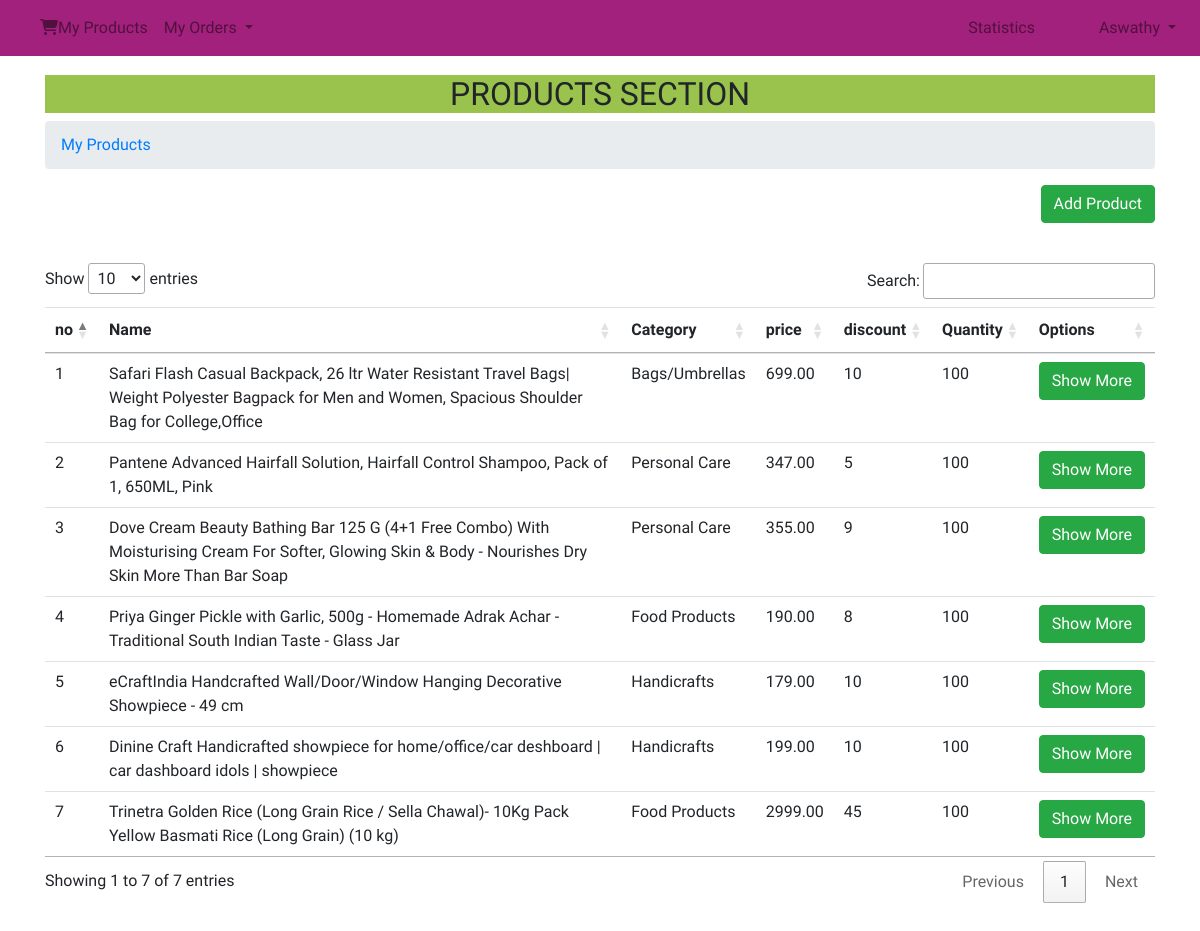
The page /seller-products.php (signed in) on the database its author committed.
### tables this page shows
CREATE TABLE IF NOT EXISTS `users` (
  `user_id` varchar(14) NOT NULL,
  `user_name` varchar(50) NOT NULL,
  `email` varchar(50) NOT NULL,
  `mobile` bigint(10) NOT NULL,
  `password` varchar(30) NOT NULL,
  `user_type` varchar(1) NOT NULL,
  `verified` varchar(1) NOT NULL DEFAULT 'N',
  `created` bigint(10) NOT NULL,
  UNIQUE KEY `user_id` (`user_id`)
);

CREATE TABLE IF NOT EXISTS `products` (
  `product_id` varchar(14) NOT NULL,
  `seller_id` varchar(14) NOT NULL,
  `category_id` varchar(14) NOT NULL,
  `name` varchar(150) NOT NULL,
  `description` varchar(500) NOT NULL,
  `quantity` int(3) NOT NULL,
  `mrp` float(7,2) NOT NULL,
  `discount` int(2) NOT NULL,
  `tax_slab` int(2) NOT NULL,
  UNIQUE KEY `product_id` (`product_id`)
);

CREATE TABLE IF NOT EXISTS `category` (
  `category_id` varchar(14) NOT NULL,
  `name` varchar(50) NOT NULL,
  `parent_id` varchar(14) DEFAULT NULL,
  UNIQUE KEY `category_id` (`category_id`)
);

### universal-codes.php (called while the page is built, shortened)
<?php
if(isset($_SESSION['user_id'])){
    $user_name = usernameFromUserid($_SESSION['user_id']);
    $user_type = $_SESSION["user_type"];
    $user_id = $_SESSION["user_id"];
    $logged = "Y";
    }
?>

### functions.php (called while the page is built, shortened)
<?php
function usernameFromUserid($user_id)
{
    include "dbconnect.php";
    $sql = "SELECT user_name FROM users WHERE user_id='$user_id'";
    $result = mysqli_query($con, $sql);
    if(mysqli_num_rows($result)>0){
        $row = mysqli_fetch_assoc($result);
        $user_name = $row["user_name"];
    }
    return $user_name ;
}
function categoryNameFromCategoryId($category_id)
{
    include "dbconnect.php";
    $sql = "SELECT name FROM category WHERE category_id='$category_id'";
    $result = mysqli_query($con, $sql);
    if(mysqli_num_rows($result)>0){
        $row = mysqli_fetch_assoc($result);
        $category_name = $row["name"];
    }
    return $category_name ;
}
?>

### seller-products.php (the view, shortened to what this page needs)
<?php
include "dbconnect.php";
include "functions.php";
include "universal-codes.php";
$page_title = "MERCADO|Products";?>
<!DOCTYPE html>
<html lang="en">
<?php  include "head.php"?>
<body>
<?php include "navbar.php"?>
    <section id="products-page">
        <div class="container">
            <div class="row row-products">
                <div class="col-lg-12"><h2>PRODUCTS SECTION</h2></div>
                <div class="col-lg-12">
                    <nav aria-label="breadcrumb">
                        <ol class="breadcrumb">
                            <li class="breadcrumb-item active" aria-current="page"><a href="seller-products.php">My Products</a></li>
                        </ol>
                    </nav>
                </div>
                <div class="col-lg-12"><a href="add-products.php" class="btn btn-success float-right">Add Product</a></div>
            </div>
            <div class="row row-tables">
                <div class="col-lg-12">
                    <table class="table" id="myTable">
                        <thead>
                            <tr>
                            <th scope="col">no</th>
                            <th scope="col">Name</th>
                            <th scope="col">Category</th>
                            <th scope="col">price</th>
                            <th scope="col">discount</th>
                            <th scope="col">Quantity</th>
                            <th scope="col">Options</th>
                            </tr>
                        </thead>
                        <tbody>
                        <?php
                        $sql1 = "SELECT * FROM products WHERE seller_id='$user_id'";
                        $result1 = mysqli_query($con, $sql1);
                        if(mysqli_num_rows($result1)>0){
                            $i = 1;
                            while($row = mysqli_fetch_assoc($result1))
                            {
                                $category_id = $row['category_id'];
                                $category_name = categoryNameFromCategoryId($category_id);
                                    echo "<tr>";
                                    echo "<td>".$i++."</td>";
                                    echo "<td>".$row["name"]."</td>";
                                    echo "<td>".$category_name."</td>";
                                    echo "<td>".$row["mrp"]."</td>";
                                    echo "<td>".$row["discount"]."</td>";
                                    echo "<td>".$row["quantity"]."</td>";
                                    echo "<td>";
                                    echo "<a  href='seller-product-details.php?id=" .$row['product_id'] ."' class='btn btn-success'> Show More </a>";
                                    echo "</td>";
                                    echo "</tr>";
                            }
                        }
                        ?>
                        </tbody>
                    </table>
                </div>
            </div>
        </div>
    </section>
</body>
</html>

### navbar.php (shortened to what this page needs)
<?php if($user_type=="C"){?>
<nav class="navbar navbar-expand-lg navbar-light fixed-top"  >
  <a class="navbar-brand" href="index.php"><img src="https://static-assets-web.flixcart.com/fk-p-linchpin-web/fk-cp-zion/img/flipkart-plus_8d85f4.png" alt="" id="icon" style="height:20px"></a>
  <button class="navbar-toggler" type="button" data-toggle="collapse" data-target="#navbarSupportedContent" aria-controls="navbarSupportedContent" aria-expanded="false" aria-label="Toggle navigation">
    <span class="navbar-toggler-icon"></span>
  </button>
  <div class="collapse navbar-collapse" id="navbarSupportedContent">
    <ul class="navbar-nav mr-auto">
      <li class="nav-item active">
        <a class="nav-link" href="#"><span class="sr-only">(current)</span></a>
      </li>
      <li class="nav-item dropdown">
        <a class="nav-link dropdown-toggle" href="#" id="navbarDropdown" role="button" data-toggle="dropdown" aria-haspopup="true" aria-expanded="false">
          Categories
        </a>
        <div class="dropdown-menu" aria-labelledby="navbarDropdown">
          <a class="dropdown-item" href="#">Action</a>
          <a class="dropdown-item" href="#">Another action</a>
          <div class="dropdown-divider"></div>
          <a class="dropdown-item" href="#">Something else here</a>
        </div>
      </li>
      <li class="nav-item">
      <?php
      if($logged=='Y'){
        ?>
         <a class="nav-link" href="cart.php"><i class="fa-solid fa-cart-shopping"></i> Cart
        <?php
        $sql = "SELECT * FROM cart WHERE user_id='$user_id'";
        $result = mysqli_query($con, $sql);
        if(mysqli_num_rows($result)>0){
            $i = mysqli_num_rows($result);
            echo ' [ '.$i.' ] ';
        }
        ?></a>
        <?php
      }else{
        ?>
          <a class="nav-link" href="login.php"><i class="fa-solid fa-cart-shopping"></i> Cart</a>
        <?php
      }?>
      </li>
    </ul>
    <form class="form-inline my-2 my-lg-0">
      <input class="form-control mr-sm-2" type="search" placeholder="Search" aria-label="Search" style="width:500px !important ">
      <button class="btn btn-outline-success my-2 my-sm-0" type="submit">Search</button>
    </form>
    <ul class="navbar-nav ml-auto">
    <li class="nav-item">
      <a class="nav-link mr-5" href="seller-signup.php">Become A Seller</a>
    </li>
          <?php if($logged!="Y")
          {?>
         <li class="nav-item active">
            <a class="btn btn-primary" href="login.php" role="button">Login</a>
        </li>
          <?php } else{?>
      <li class="nav-item dropdown">
        <a class="nav-link dropdown-toggle" href="#" id="navbarDropdown" role="button" data-toggle="dropdown" aria-haspopup="true" aria-expanded="false">
          <?php echo $user_name; ?>
        </a>
        <div class="dropdown-menu dropdown-menu-right" aria-labelledby="navbarDropdown">
          <a class="dropdown-item" href="#">My Account</a>
          <a class="dropdown-item" href="#">My Wishlist</a>
          <a class="dropdown-item" href="#">My Orders</a>
          <div class="dropdown-divider"></div>
          <a class="dropdown-item" href="logout.php">Logout</a>
        </div>
      </li>
      <?php }?>
    </ul>
  </div>
</nav>
<?php }
else if($user_type=="S"){?>
  <nav class="navbar navbar-expand-lg navbar-light fixed-top"  >
  <div class="collapse navbar-collapse" id="navbarSupportedContent">
    <ul class="navbar-nav mr-auto">
      <li>
      <a class="nav-link" href="seller-products.php"><i class="fa-solid fa-cart-shopping"></i>My Products</a>
      </li>
      <li class="nav-item dropdown">
        <a class="nav-link dropdown-toggle" href="#" id="navbarDropdown" role="button" data-toggle="dropdown" aria-haspopup="true" aria-expanded="false">
          My Orders
        </a>
      </li>
    </ul>
    <ul class="navbar-nav ml-auto">
    <li class="nav-item">
      <a class="nav-link mr-5" href="#">Statistics</a>
    </li>
          <?php if($logged!="Y")
          {?>
         <li class="nav-item active">
            <a class="btn btn-primary" href="login.php" role="button">Login</a>
        </li>
          <?php } else{?>
      <li class="nav-item dropdown">
        <a class="nav-link dropdown-toggle" href="#" id="navbarDropdown" role="button" data-toggle="dropdown" aria-haspopup="true" aria-expanded="false">
          <?php echo $user_name; ?>
        </a>
      </li>
      <?php }?>
    </ul>
  </div>
</nav>
<?php }?>

### css/styles.css (style rules this page uses)
* { margin: 0; padding: 0; font-family:'Roboto Condensed', sans-serif; }
.navbar { background-color: #a2217d; }
#products-page { height: 1000px; margin-top: 75px; }
.row-products h2 { text-align: center; background-color: #9ac34d; }
.row-tables { margin-top: 40px; }

### rows shown on the page
users: user_name "Aswathy"
products: name "Safari Flash Casual Backpack, 26 ltr Water Resistant Travel Bags| Weight Polyester Bagpack for Men and Women, Spacious Shoulder Bag for College,Office", category.name "Bags/Umbrellas", mrp "699.00", discount "10", quantity "100"
products: name "Pantene Advanced Hairfall Solution, Hairfall Control Shampoo, Pack of 1, 650ML, Pink", category.name "Personal Care", mrp "347.00", discount "5", quantity "100"
products: name "Dove Cream Beauty Bathing Bar 125 G (4+1 Free Combo) With Moisturising Cream For Softer, Glowing Skin & Body - Nourishes Dry Skin More Than Bar Soap", category.name "Personal Care", mrp "355.00", discount "9", quantity "100"
products: name "Priya Ginger Pickle with Garlic, 500g - Homemade Adrak Achar - Traditional South Indian Taste - Glass Jar", category.name "Food Products", mrp "190.00", discount "8", quantity "100"
products: name "eCraftIndia Handcrafted Wall/Door/Window Hanging Decorative Showpiece - 49 cm", category.name "Handicrafts", mrp "179.00", discount "10", quantity "100"
products: name "Dinine Craft Handicrafted showpiece for home/office/car deshboard | car dashboard idols | showpiece", category.name "Handicrafts", mrp "199.00", discount "10", quantity "100"
products: name "Trinetra Golden Rice (Long Grain Rice / Sella Chawal)- 10Kg Pack Yellow Basmati Rice (Long Grain) (10 kg)", category.name "Food Products", mrp "2999.00", discount "45", quantity "100"
